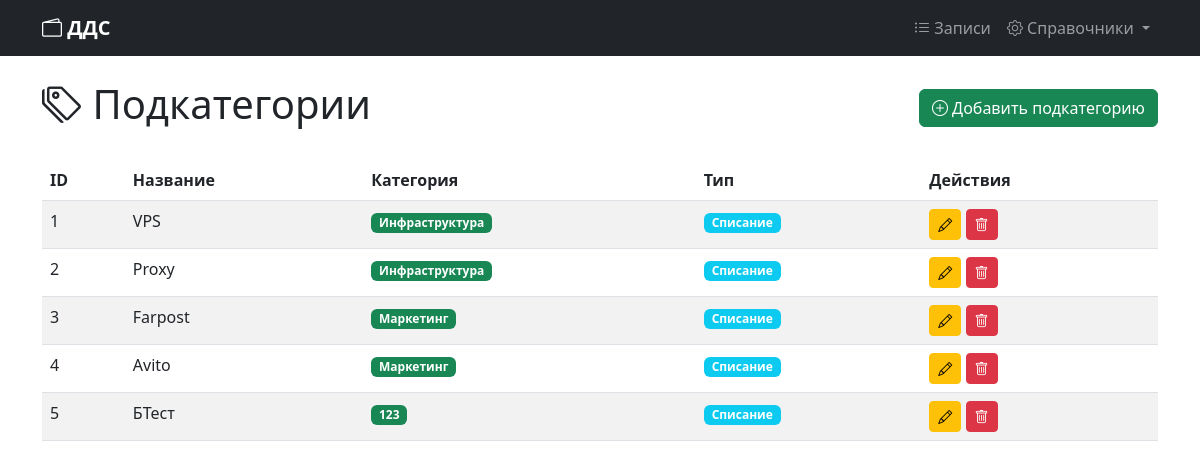
The app's page /directories/subcategories/ with its own data.
### directories/models.py (models this page shows, shortened)
class Subcategory(models.Model):
    name = models.CharField('Название', max_length=50)
    category = models.ForeignKey(
        Category,
        on_delete=models.CASCADE,
        related_name='subcategories',
        verbose_name='Категория'
    )
    class Meta:
        unique_together = ['name', 'category']
        verbose_name = 'Подкатегория'
        verbose_name_plural = 'Подкатегории'

class Category(models.Model):
    name = models.CharField('Название', max_length=50)
    type = models.ForeignKey(
        Type,
        on_delete=models.CASCADE,
        related_name='categories',
        verbose_name='Тип'
    )
    class Meta:
        unique_together = ['name', 'type']
        verbose_name = 'Категория'
        verbose_name_plural = 'Категории'

class Type(models.Model):
    name = models.CharField('Название', max_length=50, unique=True)
    class Meta:
        verbose_name = 'Тип'
        verbose_name_plural = 'Типы'

### directories/views.py (the view)
# urls.py: path('subcategories/', views.SubcategoryListView.as_view(), name='subcategory_list'),
class SubcategoryListView(ListView):
    model = Subcategory
    template_name = 'directories/subcategory_list.html'
    context_object_name = 'subcategories'
    def get_queryset(self):
        return Subcategory.objects.select_related('category', 'category__type').all()

### directories/templates/directories/subcategory_list.html (shortened to what this page needs)
{% extends 'base.html' %}
{% block content %}
<div class="d-flex justify-content-between align-items-center mb-4">
    <h1><i class="bi bi-tags"></i> Подкатегории</h1>
    <a href="{% url 'directories:subcategory_create' %}" class="btn btn-success">
        <i class="bi bi-plus-circle"></i> Добавить подкатегорию
    </a>
</div>
<div class="table-responsive">
    <table class="table table-striped">
        <thead>
            <tr>
                <th>ID</th>
                <th>Название</th>
                <th>Категория</th>
                <th>Тип</th>
                <th>Действия</th>
            </tr>
        </thead>
        <tbody>
            {% for subcategory in subcategories %}
            <tr>
                <td>{{ subcategory.id }}</td>
                <td>{{ subcategory.name }}</td>
                <td><span class="badge bg-success">{{ subcategory.category.name }}</span></td>
                <td><span class="badge bg-info">{{ subcategory.category.type.name }}</span></td>
                <td>
                    <a href="{% url 'directories:subcategory_update' subcategory.pk %}" class="btn btn-sm btn-warning">
                        <i class="bi bi-pencil"></i>
                    </a>
                    <a href="{% url 'directories:subcategory_delete' subcategory.pk %}" class="btn btn-sm btn-danger">
                        <i class="bi bi-trash"></i>
                    </a>
                </td>
            </tr>
            {% empty %}
            <tr><td colspan="5" class="text-center text-muted">Нет подкатегорий</td></tr>
            {% endfor %}
        </tbody>
    </table>
</div>
{% endblock %}

### directories/templates/base.html (style rules this page uses)
.table-responsive { margin-top: 20px; }

### records on screen
Subcategory: id "1", name "VPS", category.name "Инфраструктура", category.type.name "Списание"
Subcategory: id "2", name "Proxy", category.name "Инфраструктура", category.type.name "Списание"
Subcategory: id "3", name "Farpost", category.name "Маркетинг", category.type.name "Списание"
Subcategory: id "4", name "Avito", category.name "Маркетинг", category.type.name "Списание"
Subcategory: id "5", name "БТест", category.name "123", category.type.name "Списание"
